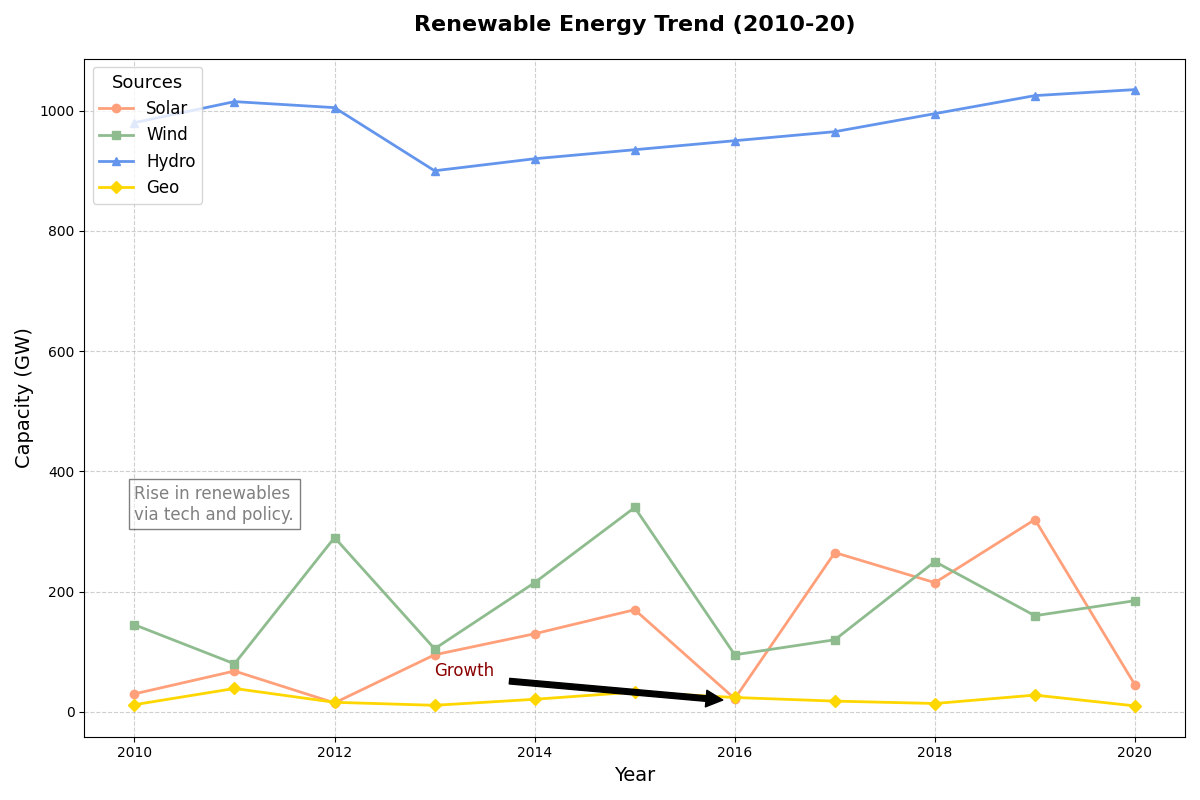

Python code for this plot:
import matplotlib.pyplot as plt
import numpy as np

years = np.arange(2010, 2021)
solar_energy = [30, 68, 15, 95, 130, 170, 22, 265, 215, 320, 45]
wind_energy = [145, 80, 290, 105, 215, 340, 95, 120, 250, 160, 185]
hydro_energy = [980, 1015, 1005, 900, 920, 935, 950, 965, 995, 1025, 1035]
geothermal_energy = [12, 39, 16, 11, 21, 33, 24, 18, 14, 28, 10]

fig, ax = plt.subplots(figsize=(12, 8))

ax.plot(years, solar_energy, marker='o', linestyle='-', color='#FFA07A', linewidth=2, label='Solar')
ax.plot(years, wind_energy, marker='s', linestyle='-', color='#8FBC8F', linewidth=2, label='Wind')
ax.plot(years, hydro_energy, marker='^', linestyle='-', color='#6495ED', linewidth=2, label='Hydro')
ax.plot(years, geothermal_energy, marker='D', linestyle='-', color='#FFD700', linewidth=2, label='Geo')

plt.title('Renewable Energy Trend (2010-20)', fontsize=16, fontweight='bold', pad=20)
plt.xlabel('Year', fontsize=14)
plt.ylabel('Capacity (GW)', fontsize=14)

plt.grid(True, linestyle='--', alpha=0.6)

plt.legend(title='Sources', title_fontsize='13', fontsize='12', loc='upper left')

ax.annotate('Growth', xy=(2016, 18), xytext=(2013, 60),
             arrowprops=dict(facecolor='black', shrink=0.05), fontsize=12, color='darkred')

plt.text(2010, 320, "Rise in renewables\nvia tech and policy.",
         fontsize=12, color='grey', bbox=dict(facecolor='white', alpha=0.5))

plt.tight_layout()

plt.show()
